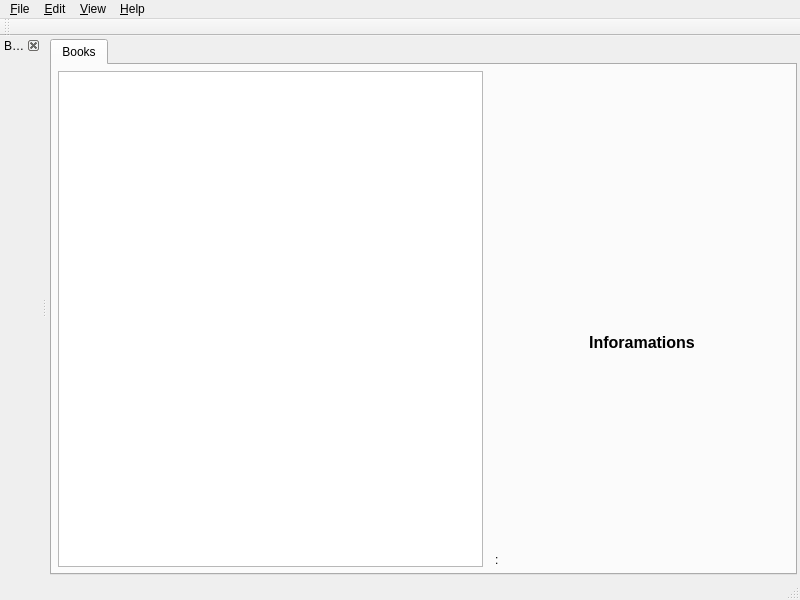
<?xml version="1.0" encoding="UTF-8"?>
<ui version="4.0">
 <class>MainWindow</class>
 <widget class="QMainWindow" name="MainWindow">
  <property name="geometry">
   <rect>
    <x>0</x>
    <y>0</y>
    <width>800</width>
    <height>600</height>
   </rect>
  </property>
  <widget class="QWidget" name="centralWidget">
   <layout class="QVBoxLayout" name="verticalLayout">
    <property name="spacing">
     <number>3</number>
    </property>
    <property name="leftMargin">
     <number>3</number>
    </property>
    <property name="topMargin">
     <number>3</number>
    </property>
    <property name="rightMargin">
     <number>3</number>
    </property>
    <property name="bottomMargin">
     <number>3</number>
    </property>
    <item>
     <widget class="QTabWidget" name="tabWidget">
      <property name="currentIndex">
       <number>0</number>
      </property>
      <property name="movable">
       <bool>true</bool>
      </property>
      <widget class="QWidget" name="tabBooks">
       <attribute name="icon">
        <iconset resource="images.qrc">
         <normaloff>:/icons/tabbooks.png</normaloff>:/icons/tabbooks.png</iconset>
       </attribute>
       <attribute name="title">
        <string>Books</string>
       </attribute>
       <layout class="QVBoxLayout" name="verticalLayoutBooks">
        <property name="spacing">
         <number>3</number>
        </property>
        <property name="leftMargin">
         <number>3</number>
        </property>
        <property name="topMargin">
         <number>3</number>
        </property>
        <property name="rightMargin">
         <number>3</number>
        </property>
        <property name="bottomMargin">
         <number>3</number>
        </property>
        <item>
         <layout class="QHBoxLayout" name="horizontalLayout">
          <item>
           <widget class="QStackedWidget" name="stackedWidget">
            <property name="currentIndex">
             <number>0</number>
            </property>
            <widget class="QWidget" name="page">
             <layout class="QVBoxLayout" name="verticalLayout_4">
              <property name="spacing">
               <number>3</number>
              </property>
              <property name="leftMargin">
               <number>3</number>
              </property>
              <property name="topMargin">
               <number>3</number>
              </property>
              <property name="rightMargin">
               <number>3</number>
              </property>
              <property name="bottomMargin">
               <number>3</number>
              </property>
              <item>
               <widget class="QListView" name="listView">
                <property name="editTriggers">
                 <set>QAbstractItemView::NoEditTriggers</set>
                </property>
                <property name="selectionMode">
                 <enum>QAbstractItemView::ExtendedSelection</enum>
                </property>
                <property name="selectionBehavior">
                 <enum>QAbstractItemView::SelectRows</enum>
                </property>
                <property name="iconSize">
                 <size>
                  <width>128</width>
                  <height>128</height>
                 </size>
                </property>
                <property name="textElideMode">
                 <enum>Qt::ElideRight</enum>
                </property>
                <property name="movement">
                 <enum>QListView::Static</enum>
                </property>
                <property name="resizeMode">
                 <enum>QListView::Adjust</enum>
                </property>
                <property name="spacing">
                 <number>3</number>
                </property>
                <property name="gridSize">
                 <size>
                  <width>136</width>
                  <height>180</height>
                 </size>
                </property>
                <property name="viewMode">
                 <enum>QListView::IconMode</enum>
                </property>
               </widget>
              </item>
             </layout>
            </widget>
            <widget class="QWidget" name="page_2">
             <layout class="QVBoxLayout" name="verticalLayout_3">
              <property name="spacing">
               <number>3</number>
              </property>
              <property name="leftMargin">
               <number>3</number>
              </property>
              <property name="topMargin">
               <number>3</number>
              </property>
              <property name="rightMargin">
               <number>3</number>
              </property>
              <property name="bottomMargin">
               <number>3</number>
              </property>
              <item>
               <widget class="QTreeView" name="treeView">
                <property name="editTriggers">
                 <set>QAbstractItemView::NoEditTriggers</set>
                </property>
                <property name="alternatingRowColors">
                 <bool>true</bool>
                </property>
                <property name="selectionMode">
                 <enum>QAbstractItemView::ExtendedSelection</enum>
                </property>
                <property name="selectionBehavior">
                 <enum>QAbstractItemView::SelectRows</enum>
                </property>
                <property name="iconSize">
                 <size>
                  <width>80</width>
                  <height>32</height>
                 </size>
                </property>
                <property name="rootIsDecorated">
                 <bool>false</bool>
                </property>
                <property name="sortingEnabled">
                 <bool>true</bool>
                </property>
                <property name="animated">
                 <bool>true</bool>
                </property>
               </widget>
              </item>
             </layout>
            </widget>
           </widget>
          </item>
          <item>
           <widget class="QWidget" name="widget" native="true">
            <property name="sizePolicy">
             <sizepolicy hsizetype="Fixed" vsizetype="Preferred">
              <horstretch>0</horstretch>
              <verstretch>0</verstretch>
             </sizepolicy>
            </property>
            <property name="minimumSize">
             <size>
              <width>300</width>
              <height>0</height>
             </size>
            </property>
            <property name="maximumSize">
             <size>
              <width>300</width>
              <height>16777215</height>
             </size>
            </property>
            <property name="styleSheet">
             <string notr="true"/>
            </property>
            <layout class="QVBoxLayout" name="verticalLayout_2">
             <property name="spacing">
              <number>6</number>
             </property>
             <property name="leftMargin">
              <number>3</number>
             </property>
             <property name="topMargin">
              <number>3</number>
             </property>
             <property name="rightMargin">
              <number>3</number>
             </property>
             <property name="bottomMargin">
              <number>3</number>
             </property>
             <item>
              <layout class="QHBoxLayout" name="hLayoutRattings"/>
             </item>
             <item>
              <widget class="QLabel" name="labelImageInfo">
               <property name="minimumSize">
                <size>
                 <width>0</width>
                 <height>256</height>
                </size>
               </property>
               <property name="text">
                <string notr="true"/>
               </property>
               <property name="alignment">
                <set>Qt::AlignCenter</set>
               </property>
              </widget>
             </item>
             <item>
              <widget class="QLabel" name="labelTitleInfo">
               <property name="font">
                <font>
                 <pointsize>12</pointsize>
                 <weight>75</weight>
                 <bold>true</bold>
                </font>
               </property>
               <property name="text">
                <string>Inforamations</string>
               </property>
               <property name="alignment">
                <set>Qt::AlignCenter</set>
               </property>
               <property name="wordWrap">
                <bool>true</bool>
               </property>
              </widget>
             </item>
             <item>
              <widget class="QLabel" name="labelAuthorInfo">
               <property name="font">
                <font>
                 <weight>75</weight>
                 <bold>true</bold>
                </font>
               </property>
               <property name="text">
                <string notr="true"/>
               </property>
               <property name="alignment">
                <set>Qt::AlignCenter</set>
               </property>
               <property name="wordWrap">
                <bool>true</bool>
               </property>
              </widget>
             </item>
             <item>
              <widget class="QLabel" name="labelCommentInfo">
               <property name="text">
                <string notr="true"/>
               </property>
               <property name="wordWrap">
                <bool>true</bool>
               </property>
              </widget>
             </item>
             <item>
              <widget class="QTextEdit" name="textEditPrprtiesInfo">
               <property name="styleSheet">
                <string notr="true">QTextEdit#textEditPrprtiesInfo{
background-color: rgb(255, 255, 255,0);
}</string>
               </property>
               <property name="frameShape">
                <enum>QFrame::NoFrame</enum>
               </property>
               <property name="readOnly">
                <bool>true</bool>
               </property>
               <property name="html">
                <string>&lt;!DOCTYPE HTML PUBLIC &quot;-//W3C//DTD HTML 4.0//EN&quot; &quot;http://www.w3.org/TR/REC-html40/strict.dtd&quot;&gt;
&lt;html&gt;&lt;head&gt;&lt;meta name=&quot;qrichtext&quot; content=&quot;1&quot; /&gt;&lt;style type=&quot;text/css&quot;&gt;
p, li { white-space: pre-wrap; }
&lt;/style&gt;&lt;/head&gt;&lt;body style=&quot; font-family:'Segoe UI'; font-size:10pt; font-weight:400; font-style:normal;&quot;&gt;
&lt;p style=&quot;-qt-paragraph-type:empty; margin-top:0px; margin-bottom:0px; margin-left:0px; margin-right:0px; -qt-block-indent:0; text-indent:0px; font-family:'Sans Serif';&quot;&gt;&lt;br /&gt;&lt;/p&gt;&lt;/body&gt;&lt;/html&gt;</string>
               </property>
              </widget>
             </item>
             <item>
              <widget class="QLabel" name="labelTags">
               <property name="text">
                <string>:</string>
               </property>
              </widget>
             </item>
             <item>
              <spacer name="verticalSpacer">
               <property name="orientation">
                <enum>Qt::Vertical</enum>
               </property>
               <property name="sizeHint" stdset="0">
                <size>
                 <width>20</width>
                 <height>40</height>
                </size>
               </property>
              </spacer>
             </item>
            </layout>
           </widget>
          </item>
         </layout>
        </item>
        <item>
         <layout class="QHBoxLayout" name="hLayoutBooks"/>
        </item>
       </layout>
      </widget>
     </widget>
    </item>
   </layout>
  </widget>
  <widget class="QMenuBar" name="menuBar">
   <property name="geometry">
    <rect>
     <x>0</x>
     <y>0</y>
     <width>800</width>
     <height>27</height>
    </rect>
   </property>
   <widget class="QMenu" name="menuFile">
    <property name="title">
     <string>&amp;File</string>
    </property>
    <addaction name="separator"/>
   </widget>
   <widget class="QMenu" name="menuEdit">
    <property name="title">
     <string>&amp;Edit</string>
    </property>
   </widget>
   <widget class="QMenu" name="menuView">
    <property name="title">
     <string>&amp;View</string>
    </property>
   </widget>
   <widget class="QMenu" name="menu_Help">
    <property name="title">
     <string>&amp;Help</string>
    </property>
   </widget>
   <addaction name="menuFile"/>
   <addaction name="menuEdit"/>
   <addaction name="menuView"/>
   <addaction name="menu_Help"/>
  </widget>
  <widget class="QStatusBar" name="statusBar"/>
  <widget class="QDockWidget" name="dockWidgetBookmark">
   <property name="windowIcon">
    <iconset>
     <normaloff>:/icons/bookmark.png</normaloff>:/icons/bookmark.png</iconset>
   </property>
   <property name="features">
    <set>QDockWidget::DockWidgetClosable</set>
   </property>
   <property name="allowedAreas">
    <set>Qt::LeftDockWidgetArea|Qt::RightDockWidgetArea</set>
   </property>
   <property name="windowTitle">
    <string>Bookmarks</string>
   </property>
   <attribute name="dockWidgetArea">
    <number>1</number>
   </attribute>
   <widget class="QWidget" name="dockWidgetContents">
    <layout class="QVBoxLayout" name="vLayoutBookmark">
     <property name="leftMargin">
      <number>3</number>
     </property>
     <property name="topMargin">
      <number>3</number>
     </property>
     <property name="rightMargin">
      <number>3</number>
     </property>
     <property name="bottomMargin">
      <number>3</number>
     </property>
    </layout>
   </widget>
  </widget>
  <widget class="QToolBar" name="mainToolBar">
   <property name="windowTitle">
    <string>ToolBar</string>
   </property>
   <attribute name="toolBarArea">
    <enum>TopToolBarArea</enum>
   </attribute>
   <attribute name="toolBarBreak">
    <bool>false</bool>
   </attribute>
  </widget>
 </widget>
 <layoutdefault spacing="6" margin="11"/>
 <resources>
  <include location="images.qrc"/>
 </resources>
 <connections/>
</ui>
